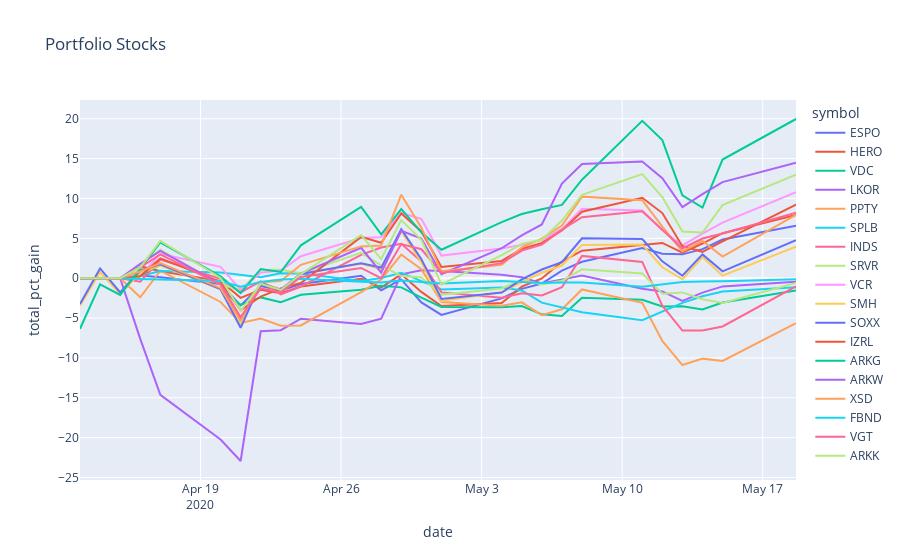

This figure's notebook cell:
### Code cell
fig = px.line(portfolio_stock_stats_combined, x='date', y="total_pct_gain", color="symbol",
              hover_name="symbol", hover_data=['invested_amount', 'market_value', 'unrealized_gain', 
                                               'unrealized_pct_gain', 'realized_gain', 'realized_pct_gain', 
                                               'total_gain', 'total_pct_gain', 'open', 'close', 'high', 
                                               'low', 'volume', 'quantity', 'average_cost', 'company_name'],
              title='Portfolio Stocks')
fig.show()

### Figure 1 — Plotly figure (JSON) as saved in the notebook; plotly's stock layout.template omitted (floating-point values rounded to 4 significant figures; data arrays with more than 128 entries replaced by an {"elided": "..."} marker saying what was removed)
{"data": [{"customdata": {"elided": "26x16 mixed values"}, "hovertemplate": "<b>%{hovertext}</b><br><br>symbol=ESPO<br>date=%{x}<br>total_pct_gain=%{customdata[7]}<br>invested_amount=%{customdata[0]}<br>market_value=%{customdata[1]}<br>unrealized_gain=%{customdata[2]}<br>unrealized_pct_gain=%{customdata[3]}<br>realized_gain=%{customdata[4]}<br>realized_pct_gain=%{customdata[5]}<br>total_gain=%{customdata[6]}<br>open=%{customdata[8]}<br>close=%{customdata[9]}<br>high=%{customdata[10]}<br>low=%{customdata[11]}<br>volume=%{customdata[12]}<br>quantity=%{customdata[13]}<br>average_cost=%{customdata[14]}<br>company_name=%{customdata[15]}<extra></extra>", "hovertext": ["ESPO", "ESPO", "ESPO", "ESPO", "ESPO", "ESPO", "ESPO", "ESPO", "ESPO", "ESPO", "ESPO", "ESPO", "ESPO", "ESPO", "ESPO", "ESPO", "ESPO", "ESPO", "ESPO", "ESPO", "ESPO", "ESPO", "ESPO", "ESPO", "ESPO", "ESPO"], "legendgroup": "ESPO", "line": {"color": "#636efa", "dash": "solid"}, "mode": "lines", "name": "ESPO", "showlegend": true, "type": "scatter", "x": ["2020-04-13T00:00:00", "2020-04-14T00:00:00", "2020-04-15T00:00:00", "2020-04-16T00:00:00", "2020-04-17T00:00:00", "2020-04-20T00:00:00", "2020-04-21T00:00:00", "2020-04-22T00:00:00", "2020-04-23T00:00:00", "2020-04-24T00:00:00", "2020-04-27T00:00:00", "2020-04-28T00:00:00", "2020-04-29T00:00:00", "2020-04-30T00:00:00", "2020-05-01T00:00:00", "2020-05-04T00:00:00", "2020-05-05T00:00:00", "2020-05-06T00:00:00", "2020-05-07T00:00:00", "2020-05-08T00:00:00", "2020-05-11T00:00:00", "2020-05-12T00:00:00", "2020-05-13T00:00:00", "2020-05-14T00:00:00", "2020-05-15T00:00:00", "2020-05-18T15:46:45"], "xaxis": "x", "y": [0, 0, 0, 0.33, 0.13, -0.74, -3.41, -0.97, -1.54, -0.74, 0.31, -1.53, -0.15, -3.04, -4.6, -2.53, -1.34, -0.67, 0.94, 2.06, 3.78, 3.06, 2.99, 3.64, 4.85, 6.58], "yaxis": "y"}, {"customdata": {"elided": "26x16 mixed values"}, "hovertemplate": "<b>%{hovertext}</b><br><br>symbol=HERO<br>date=%{x}<br>total_pct_gain=%{customdata[7]}<br>invested_amount=%{customdata[0]}<br>market_value=%{customdata[1]}<br>unrealized_gain=%{customdata[2]}<br>unrealized_pct_gain=%{customdata[3]}<br>realized_gain=%{customdata[4]}<br>realized_pct_gain=%{customdata[5]}<br>total_gain=%{customdata[6]}<br>open=%{customdata[8]}<br>close=%{customdata[9]}<br>high=%{customdata[10]}<br>low=%{customdata[11]}<br>volume=%{customdata[12]}<br>quantity=%{customdata[13]}<br>average_cost=%{customdata[14]}<br>company_name=%{customdata[15]}<extra></extra>", "hovertext": ["HERO", "HERO", "HERO", "HERO", "HERO", "HERO", "HERO", "HERO", "HERO", "HERO", "HERO", "HERO", "HERO", "HERO", "HERO", "HERO", "HERO", "HERO", "HERO", "HERO", "HERO", "HERO", "HERO", "HERO", "HERO", "HERO"], "legendgroup": "HERO", "line": {"color": "#EF553B", "dash": "solid"}, "mode": "lines", "name": "HERO", "showlegend": true, "type": "scatter", "x": ["2020-04-13T00:00:00", "2020-04-14T00:00:00", "2020-04-15T00:00:00", "2020-04-16T00:00:00", "2020-04-17T00:00:00", "2020-04-20T00:00:00", "2020-04-21T00:00:00", "2020-04-22T00:00:00", "2020-04-23T00:00:00", "2020-04-24T00:00:00", "2020-04-27T00:00:00", "2020-04-28T00:00:00", "2020-04-29T00:00:00", "2020-04-30T00:00:00", "2020-05-01T00:00:00", "2020-05-04T00:00:00", "2020-05-05T00:00:00", "2020-05-06T00:00:00", "2020-05-07T00:00:00", "2020-05-08T00:00:00", "2020-05-11T00:00:00", "2020-05-12T00:00:00", "2020-05-13T00:00:00", "2020-05-14T00:00:00", "2020-05-15T00:00:00", "2020-05-18T15:46:45"], "xaxis": "x", "y": [0, 0, 0, 1.51, 0.87, -0.36, -2.47, -1.45, -1.89, -1.05, -0.06, -1.17, 0.49, -1.72, -3.49, -3.1, -1.06, -0.03, 2.07, 3.45, 4.14, 4.42, 3.22, 4.35, 5.65, 7.93], "yaxis": "y"}, {"customdata": {"elided": "26x16 mixed values"}, "hovertemplate": "<b>%{hovertext}</b><br><br>symbol=VDC<br>date=%{x}<br>total_pct_gain=%{customdata[7]}<br>invested_amount=%{customdata[0]}<br>market_value=%{customdata[1]}<br>unrealized_gain=%{customdata[2]}<br>unrealized_pct_gain=%{customdata[3]}<br>realized_gain=%{customdata[4]}<br>realized_pct_gain=%{customdata[5]}<br>total_gain=%{customdata[6]}<br>open=%{customdata[8]}<br>close=%{customdata[9]}<br>high=%{customdata[10]}<br>low=%{customdata[11]}<br>volume=%{customdata[12]}<br>quantity=%{customdata[13]}<br>average_cost=%{customdata[14]}<br>company_name=%{customdata[15]}<extra></extra>", "hovertext": ["VDC", "VDC", "VDC", "VDC", "VDC", "VDC", "VDC", "VDC", "VDC", "VDC", "VDC", "VDC", "VDC", "VDC", "VDC", "VDC", "VDC", "VDC", "VDC", "VDC", "VDC", "VDC", "VDC", "VDC", "VDC", "VDC"], "legendgroup": "VDC", "line": {"color": "#00cc96", "dash": "solid"}, "mode": "lines", "name": "VDC", "showlegend": true, "type": "scatter", "x": ["2020-04-13T00:00:00", "2020-04-14T00:00:00", "2020-04-15T00:00:00", "2020-04-16T00:00:00", "2020-04-17T00:00:00", "2020-04-20T00:00:00", "2020-04-21T00:00:00", "2020-04-22T00:00:00", "2020-04-23T00:00:00", "2020-04-24T00:00:00", "2020-04-27T00:00:00", "2020-04-28T00:00:00", "2020-04-29T00:00:00", "2020-04-30T00:00:00", "2020-05-01T00:00:00", "2020-05-04T00:00:00", "2020-05-05T00:00:00", "2020-05-06T00:00:00", "2020-05-07T00:00:00", "2020-05-08T00:00:00", "2020-05-11T00:00:00", "2020-05-12T00:00:00", "2020-05-13T00:00:00", "2020-05-14T00:00:00", "2020-05-15T00:00:00", "2020-05-18T15:46:45"], "xaxis": "x", "y": [0, 0, 0, 0.23, 1.71, -1.36, -3.35, -2.41, -3.02, -2.08, -1.45, -0.95, -1.15, -2.43, -3.6, -3.64, -3.5, -4.53, -4.74, -2.44, -2.71, -3.54, -3.52, -3.92, -3.04, -1.55], "yaxis": "y"}, {"customdata": {"elided": "26x16 mixed values"}, "hovertemplate": "<b>%{hovertext}</b><br><br>symbol=LKOR<br>date=%{x}<br>total_pct_gain=%{customdata[7]}<br>invested_amount=%{customdata[0]}<br>market_value=%{customdata[1]}<br>unrealized_gain=%{customdata[2]}<br>unrealized_pct_gain=%{customdata[3]}<br>realized_gain=%{customdata[4]}<br>realized_pct_gain=%{customdata[5]}<br>total_gain=%{customdata[6]}<br>open=%{customdata[8]}<br>close=%{customdata[9]}<br>high=%{customdata[10]}<br>low=%{customdata[11]}<br>volume=%{customdata[12]}<br>quantity=%{customdata[13]}<br>average_cost=%{customdata[14]}<br>company_name=%{customdata[15]}<extra></extra>", "hovertext": ["LKOR", "LKOR", "LKOR", "LKOR", "LKOR", "LKOR", "LKOR", "LKOR", "LKOR", "LKOR", "LKOR", "LKOR", "LKOR", "LKOR", "LKOR", "LKOR", "LKOR", "LKOR", "LKOR", "LKOR", "LKOR", "LKOR", "LKOR", "LKOR", "LKOR", "LKOR"], "legendgroup": "LKOR", "line": {"color": "#ab63fa", "dash": "solid"}, "mode": "lines", "name": "LKOR", "showlegend": true, "type": "scatter", "x": ["2020-04-13T00:00:00", "2020-04-14T00:00:00", "2020-04-15T00:00:00", "2020-04-16T00:00:00", "2020-04-17T00:00:00", "2020-04-20T00:00:00", "2020-04-21T00:00:00", "2020-04-22T00:00:00", "2020-04-23T00:00:00", "2020-04-24T00:00:00", "2020-04-27T00:00:00", "2020-04-28T00:00:00", "2020-04-29T00:00:00", "2020-04-30T00:00:00", "2020-05-01T00:00:00", "2020-05-04T00:00:00", "2020-05-05T00:00:00", "2020-05-06T00:00:00", "2020-05-07T00:00:00", "2020-05-08T00:00:00", "2020-05-11T00:00:00", "2020-05-12T00:00:00", "2020-05-13T00:00:00", "2020-05-14T00:00:00", "2020-05-15T00:00:00", "2020-05-18T15:46:45"], "xaxis": "x", "y": [0, 0, 0, -7.61, -14.64, -20.24, -22.93, -6.66, -6.52, -5.08, -5.75, -5.08, 0.48, 1.01, 0.91, 0.43, 0.11, -0.66, -0.16, 0.33, -1.31, -1.66, -2.84, -1.81, -1.03, -0.44], "yaxis": "y"}, {"customdata": {"elided": "26x16 mixed values"}, "hovertemplate": "<b>%{hovertext}</b><br><br>symbol=PPTY<br>date=%{x}<br>total_pct_gain=%{customdata[7]}<br>invested_amount=%{customdata[0]}<br>market_value=%{customdata[1]}<br>unrealized_gain=%{customdata[2]}<br>unrealized_pct_gain=%{customdata[3]}<br>realized_gain=%{customdata[4]}<br>realized_pct_gain=%{customdata[5]}<br>total_gain=%{customdata[6]}<br>open=%{customdata[8]}<br>close=%{customdata[9]}<br>high=%{customdata[10]}<br>low=%{customdata[11]}<br>volume=%{customdata[12]}<br>quantity=%{customdata[13]}<br>average_cost=%{customdata[14]}<br>company_name=%{customdata[15]}<extra></extra>", "hovertext": ["PPTY", "PPTY", "PPTY", "PPTY", "PPTY", "PPTY", "PPTY", "PPTY", "PPTY", "PPTY", "PPTY", "PPTY", "PPTY", "PPTY", "PPTY", "PPTY", "PPTY", "PPTY", "PPTY", "PPTY", "PPTY", "PPTY", "PPTY", "PPTY", "PPTY", "PPTY"], "legendgroup": "PPTY", "line": {"color": "#FFA15A", "dash": "solid"}, "mode": "lines", "name": "PPTY", "showlegend": true, "type": "scatter", "x": ["2020-04-13T00:00:00", "2020-04-14T00:00:00", "2020-04-15T00:00:00", "2020-04-16T00:00:00", "2020-04-17T00:00:00", "2020-04-20T00:00:00", "2020-04-21T00:00:00", "2020-04-22T00:00:00", "2020-04-23T00:00:00", "2020-04-24T00:00:00", "2020-04-27T00:00:00", "2020-04-28T00:00:00", "2020-04-29T00:00:00", "2020-04-30T00:00:00", "2020-05-01T00:00:00", "2020-05-04T00:00:00", "2020-05-05T00:00:00", "2020-05-06T00:00:00", "2020-05-07T00:00:00", "2020-05-08T00:00:00", "2020-05-11T00:00:00", "2020-05-12T00:00:00", "2020-05-13T00:00:00", "2020-05-14T00:00:00", "2020-05-15T00:00:00", "2020-05-18T15:46:45"], "xaxis": "x", "y": [0, 0, 0, -2.39, 0.94, -2.98, -5.61, -5.06, -5.96, -5.92, -1.74, -0.16, 2.96, 1.13, -3, -3.47, -3.03, -4.64, -3.9, -1.41, -3.08, -7.87, -10.89, -10.09, -10.37, -5.65], "yaxis": "y"}, {"customdata": {"elided": "26x16 mixed values"}, "hovertemplate": "<b>%{hovertext}</b><br><br>symbol=SPLB<br>date=%{x}<br>total_pct_gain=%{customdata[7]}<br>invested_amount=%{customdata[0]}<br>market_value=%{customdata[1]}<br>unrealized_gain=%{customdata[2]}<br>unrealized_pct_gain=%{customdata[3]}<br>realized_gain=%{customdata[4]}<br>realized_pct_gain=%{customdata[5]}<br>total_gain=%{customdata[6]}<br>open=%{customdata[8]}<br>close=%{customdata[9]}<br>high=%{customdata[10]}<br>low=%{customdata[11]}<br>volume=%{customdata[12]}<br>quantity=%{customdata[13]}<br>average_cost=%{customdata[14]}<br>company_name=%{customdata[15]}<extra></extra>", "hovertext": ["SPLB", "SPLB", "SPLB", "SPLB", "SPLB", "SPLB", "SPLB", "SPLB", "SPLB", "SPLB", "SPLB", "SPLB", "SPLB", "SPLB", "SPLB", "SPLB", "SPLB", "SPLB", "SPLB", "SPLB", "SPLB", "SPLB", "SPLB", "SPLB", "SPLB", "SPLB"], "legendgroup": "SPLB", "line": {"color": "#19d3f3", "dash": "solid"}, "mode": "lines", "name": "SPLB", "showlegend": true, "type": "scatter", "x": ["2020-04-13T00:00:00", "2020-04-14T00:00:00", "2020-04-15T00:00:00", "2020-04-16T00:00:00", "2020-04-17T00:00:00", "2020-04-20T00:00:00", "2020-04-21T00:00:00", "2020-04-22T00:00:00", "2020-04-23T00:00:00", "2020-04-24T00:00:00", "2020-04-27T00:00:00", "2020-04-28T00:00:00", "2020-04-29T00:00:00", "2020-04-30T00:00:00", "2020-05-01T00:00:00", "2020-05-04T00:00:00", "2020-05-05T00:00:00", "2020-05-06T00:00:00", "2020-05-07T00:00:00", "2020-05-08T00:00:00", "2020-05-11T00:00:00", "2020-05-12T00:00:00", "2020-05-13T00:00:00", "2020-05-14T00:00:00", "2020-05-15T00:00:00", "2020-05-18T15:46:45"], "xaxis": "x", "y": [0, 0, 0, 0.26, 0.91, 0.72, 0.39, 0.13, 0.62, 0.59, -0.36, 0.03, 0.69, -0.33, -1.41, -1.18, -1.54, -3.07, -3.63, -4.28, -5.27, -4.19, -3.09, -2.27, -1.68, -1.12], "yaxis": "y"}, {"customdata": {"elided": "26x16 mixed values"}, "hovertemplate": "<b>%{hovertext}</b><br><br>symbol=INDS<br>date=%{x}<br>total_pct_gain=%{customdata[7]}<br>invested_amount=%{customdata[0]}<br>market_value=%{customdata[1]}<br>unrealized_gain=%{customdata[2]}<br>unrealized_pct_gain=%{customdata[3]}<br>realized_gain=%{customdata[4]}<br>realized_pct_gain=%{customdata[5]}<br>total_gain=%{customdata[6]}<br>open=%{customdata[8]}<br>close=%{customdata[9]}<br>high=%{customdata[10]}<br>low=%{customdata[11]}<br>volume=%{customdata[12]}<br>quantity=%{customdata[13]}<br>average_cost=%{customdata[14]}<br>company_name=%{customdata[15]}<extra></extra>", "hovertext": ["INDS", "INDS", "INDS", "INDS", "INDS", "INDS", "INDS", "INDS", "INDS", "INDS", "INDS", "INDS", "INDS", "INDS", "INDS", "INDS", "INDS", "INDS", "INDS", "INDS", "INDS", "INDS", "INDS", "INDS", "INDS", "INDS"], "legendgroup": "INDS", "line": {"color": "#FF6692", "dash": "solid"}, "mode": "lines", "name": "INDS", "showlegend": true, "type": "scatter", "x": ["2020-04-13T00:00:00", "2020-04-14T00:00:00", "2020-04-15T00:00:00", "2020-04-16T00:00:00", "2020-04-17T00:00:00", "2020-04-20T00:00:00", "2020-04-21T00:00:00", "2020-04-22T00:00:00", "2020-04-23T00:00:00", "2020-04-24T00:00:00", "2020-04-27T00:00:00", "2020-04-28T00:00:00", "2020-04-29T00:00:00", "2020-04-30T00:00:00", "2020-05-01T00:00:00", "2020-05-04T00:00:00", "2020-05-05T00:00:00", "2020-05-06T00:00:00", "2020-05-07T00:00:00", "2020-05-08T00:00:00", "2020-05-11T00:00:00", "2020-05-12T00:00:00", "2020-05-13T00:00:00", "2020-05-14T00:00:00", "2020-05-15T00:00:00", "2020-05-18T15:46:45"], "xaxis": "x", "y": [0, 0, 0, -0.43, 2.35, -0.08, -1.76, -0.41, -2.03, -1.04, 2.92, 3.85, 4.32, 2.1, -1.78, -2.44, -1.9, -2.17, -1.13, 2.8, 2.04, -3.45, -6.57, -6.57, -6.05, -1.02], "yaxis": "y"}, {"customdata": {"elided": "26x16 mixed values"}, "hovertemplate": "<b>%{hovertext}</b><br><br>symbol=SRVR<br>date=%{x}<br>total_pct_gain=%{customdata[7]}<br>invested_amount=%{customdata[0]}<br>market_value=%{customdata[1]}<br>unrealized_gain=%{customdata[2]}<br>unrealized_pct_gain=%{customdata[3]}<br>realized_gain=%{customdata[4]}<br>realized_pct_gain=%{customdata[5]}<br>total_gain=%{customdata[6]}<br>open=%{customdata[8]}<br>close=%{customdata[9]}<br>high=%{customdata[10]}<br>low=%{customdata[11]}<br>volume=%{customdata[12]}<br>quantity=%{customdata[13]}<br>average_cost=%{customdata[14]}<br>company_name=%{customdata[15]}<extra></extra>", "hovertext": ["SRVR", "SRVR", "SRVR", "SRVR", "SRVR", "SRVR", "SRVR", "SRVR", "SRVR", "SRVR", "SRVR", "SRVR", "SRVR", "SRVR", "SRVR", "SRVR", "SRVR", "SRVR", "SRVR", "SRVR", "SRVR", "SRVR", "SRVR", "SRVR", "SRVR", "SRVR"], "legendgroup": "SRVR", "line": {"color": "#B6E880", "dash": "solid"}, "mode": "lines", "name": "SRVR", "showlegend": true, "type": "scatter", "x": ["2020-04-13T00:00:00", "2020-04-14T00:00:00", "2020-04-15T00:00:00", "2020-04-16T00:00:00", "2020-04-17T00:00:00", "2020-04-20T00:00:00", "2020-04-21T00:00:00", "2020-04-22T00:00:00", "2020-04-23T00:00:00", "2020-04-24T00:00:00", "2020-04-27T00:00:00", "2020-04-28T00:00:00", "2020-04-29T00:00:00", "2020-04-30T00:00:00", "2020-05-01T00:00:00", "2020-05-04T00:00:00", "2020-05-05T00:00:00", "2020-05-06T00:00:00", "2020-05-07T00:00:00", "2020-05-08T00:00:00", "2020-05-11T00:00:00", "2020-05-12T00:00:00", "2020-05-13T00:00:00", "2020-05-14T00:00:00", "2020-05-15T00:00:00", "2020-05-18T15:46:45"], "xaxis": "x", "y": [0, 0, 0, 1.69, 3.58, -0.81, -1.47, 1.02, 1.05, 0.63, 3.18, 1.62, 0.27, 0.09, -2.07, -1.29, -0.21, -0.78, -0.33, 1.11, 0.6, -1.95, -1.78, -2.63, -3.11, -0.59], "yaxis": "y"}, {"customdata": {"elided": "26x16 mixed values"}, "hovertemplate": "<b>%{hovertext}</b><br><br>symbol=VCR<br>date=%{x}<br>total_pct_gain=%{customdata[7]}<br>invested_amount=%{customdata[0]}<br>market_value=%{customdata[1]}<br>unrealized_gain=%{customdata[2]}<br>unrealized_pct_gain=%{customdata[3]}<br>realized_gain=%{customdata[4]}<br>realized_pct_gain=%{customdata[5]}<br>total_gain=%{customdata[6]}<br>open=%{customdata[8]}<br>close=%{customdata[9]}<br>high=%{customdata[10]}<br>low=%{customdata[11]}<br>volume=%{customdata[12]}<br>quantity=%{customdata[13]}<br>average_cost=%{customdata[14]}<br>company_name=%{customdata[15]}<extra></extra>", "hovertext": ["VCR", "VCR", "VCR", "VCR", "VCR", "VCR", "VCR", "VCR", "VCR", "VCR", "VCR", "VCR", "VCR", "VCR", "VCR", "VCR", "VCR", "VCR", "VCR", "VCR", "VCR", "VCR", "VCR", "VCR", "VCR", "VCR"], "legendgroup": "VCR", "line": {"color": "#FF97FF", "dash": "solid"}, "mode": "lines", "name": "VCR", "showlegend": true, "type": "scatter", "x": ["2020-04-13T00:00:00", "2020-04-14T00:00:00", "2020-04-15T00:00:00", "2020-04-16T00:00:00", "2020-04-17T00:00:00", "2020-04-20T00:00:00", "2020-04-21T00:00:00", "2020-04-22T00:00:00", "2020-04-23T00:00:00", "2020-04-24T00:00:00", "2020-04-27T00:00:00", "2020-04-28T00:00:00", "2020-04-29T00:00:00", "2020-04-30T00:00:00", "2020-05-01T00:00:00", "2020-05-04T00:00:00", "2020-05-05T00:00:00", "2020-05-06T00:00:00", "2020-05-07T00:00:00", "2020-05-08T00:00:00", "2020-05-11T00:00:00", "2020-05-12T00:00:00", "2020-05-13T00:00:00", "2020-05-14T00:00:00", "2020-05-15T00:00:00", "2020-05-18T15:46:45"], "xaxis": "x", "y": [0, 0, 0, 0.28, 3.05, 1.42, -1.46, 0.7, 0.96, 2.75, 5.03, 5.14, 8.18, 7.45, 2.84, 3.73, 4.18, 4.82, 6.16, 8.72, 8.49, 6.02, 4.11, 5.59, 6.98, 10.78], "yaxis": "y"}, {"customdata": {"elided": "26x16 mixed values"}, "hovertemplate": "<b>%{hovertext}</b><br><br>symbol=SMH<br>date=%{x}<br>total_pct_gain=%{customdata[7]}<br>invested_amount=%{customdata[0]}<br>market_value=%{customdata[1]}<br>unrealized_gain=%{customdata[2]}<br>unrealized_pct_gain=%{customdata[3]}<br>realized_gain=%{customdata[4]}<br>realized_pct_gain=%{customdata[5]}<br>total_gain=%{customdata[6]}<br>open=%{customdata[8]}<br>close=%{customdata[9]}<br>high=%{customdata[10]}<br>low=%{customdata[11]}<br>volume=%{customdata[12]}<br>quantity=%{customdata[13]}<br>average_cost=%{customdata[14]}<br>company_name=%{customdata[15]}<extra></extra>", "hovertext": ["SMH", "SMH", "SMH", "SMH", "SMH", "SMH", "SMH", "SMH", "SMH", "SMH", "SMH", "SMH", "SMH", "SMH", "SMH", "SMH", "SMH", "SMH", "SMH", "SMH", "SMH", "SMH", "SMH", "SMH", "SMH", "SMH"], "legendgroup": "SMH", "line": {"color": "#FECB52", "dash": "solid"}, "mode": "lines", "name": "SMH", "showlegend": true, "type": "scatter", "x": ["2020-04-13T00:00:00", "2020-04-14T00:00:00", "2020-04-15T00:00:00", "2020-04-16T00:00:00", "2020-04-17T00:00:00", "2020-04-20T00:00:00", "2020-04-21T00:00:00", "2020-04-22T00:00:00", "2020-04-23T00:00:00", "2020-04-24T00:00:00", "2020-04-27T00:00:00", "2020-04-28T00:00:00", "2020-04-29T00:00:00", "2020-04-30T00:00:00", "2020-05-01T00:00:00", "2020-05-04T00:00:00", "2020-05-05T00:00:00", "2020-05-06T00:00:00", "2020-05-07T00:00:00", "2020-05-08T00:00:00", "2020-05-11T00:00:00", "2020-05-12T00:00:00", "2020-05-13T00:00:00", "2020-05-14T00:00:00", "2020-05-15T00:00:00", "2020-05-18T15:46:45"], "xaxis": "x", "y": [-3.47, 0.75, -1.96, 0.64, 1.62, -1.41, -5.83, -0.51, -1.42, 0.57, 1.81, 1.13, 5.88, 1.96, -2.85, -1.77, -0.49, 0.68, 1.59, 4.18, 4.24, 1.37, -0.14, 2.66, 0.32, 3.95], "yaxis": "y"}, {"customdata": {"elided": "26x16 mixed values"}, "hovertemplate": "<b>%{hovertext}</b><br><br>symbol=SOXX<br>date=%{x}<br>total_pct_gain=%{customdata[7]}<br>invested_amount=%{customdata[0]}<br>market_value=%{customdata[1]}<br>unrealized_gain=%{customdata[2]}<br>unrealized_pct_gain=%{customdata[3]}<br>realized_gain=%{customdata[4]}<br>realized_pct_gain=%{customdata[5]}<br>total_gain=%{customdata[6]}<br>open=%{customdata[8]}<br>close=%{customdata[9]}<br>high=%{customdata[10]}<br>low=%{customdata[11]}<br>volume=%{customdata[12]}<br>quantity=%{customdata[13]}<br>average_cost=%{customdata[14]}<br>company_name=%{customdata[15]}<extra></extra>", "hovertext": ["SOXX", "SOXX", "SOXX", "SOXX", "SOXX", "SOXX", "SOXX", "SOXX", "SOXX", "SOXX", "SOXX", "SOXX", "SOXX", "SOXX", "SOXX", "SOXX", "SOXX", "SOXX", "SOXX", "SOXX", "SOXX", "SOXX", "SOXX", "SOXX", "SOXX", "SOXX"], "legendgroup": "SOXX", "line": {"color": "#636efa", "dash": "solid"}, "mode": "lines", "name": "SOXX", "showlegend": true, "type": "scatter", "x": ["2020-04-13T00:00:00", "2020-04-14T00:00:00", "2020-04-15T00:00:00", "2020-04-16T00:00:00", "2020-04-17T00:00:00", "2020-04-20T00:00:00", "2020-04-21T00:00:00", "2020-04-22T00:00:00", "2020-04-23T00:00:00", "2020-04-24T00:00:00", "2020-04-27T00:00:00", "2020-04-28T00:00:00", "2020-04-29T00:00:00", "2020-04-30T00:00:00", "2020-05-01T00:00:00", "2020-05-04T00:00:00", "2020-05-05T00:00:00", "2020-05-06T00:00:00", "2020-05-07T00:00:00", "2020-05-08T00:00:00", "2020-05-11T00:00:00", "2020-05-12T00:00:00", "2020-05-13T00:00:00", "2020-05-14T00:00:00", "2020-05-15T00:00:00", "2020-05-18T15:46:45"], "xaxis": "x", "y": [-3.24, 1.23, -1.79, 0.97, 1.75, -1.38, -6.22, -0.54, -1.53, 0.52, 1.86, 1.33, 6.14, 2.39, -2.6, -1.79, -0.14, 1.09, 2, 5.01, 4.91, 2.12, 0.31, 2.99, 0.86, 4.77], "yaxis": "y"}, {"customdata": {"elided": "26x16 mixed values"}, "hovertemplate": "<b>%{hovertext}</b><br><br>symbol=IZRL<br>date=%{x}<br>total_pct_gain=%{customdata[7]}<br>invested_amount=%{customdata[0]}<br>market_value=%{customdata[1]}<br>unrealized_gain=%{customdata[2]}<br>unrealized_pct_gain=%{customdata[3]}<br>realized_gain=%{customdata[4]}<br>realized_pct_gain=%{customdata[5]}<br>total_gain=%{customdata[6]}<br>open=%{customdata[8]}<br>close=%{customdata[9]}<br>high=%{customdata[10]}<br>low=%{customdata[11]}<br>volume=%{customdata[12]}<br>quantity=%{customdata[13]}<br>average_cost=%{customdata[14]}<br>company_name=%{customdata[15]}<extra></extra>", "hovertext": ["IZRL", "IZRL", "IZRL", "IZRL", "IZRL", "IZRL", "IZRL", "IZRL", "IZRL", "IZRL", "IZRL", "IZRL", "IZRL", "IZRL", "IZRL", "IZRL", "IZRL", "IZRL", "IZRL", "IZRL", "IZRL", "IZRL", "IZRL", "IZRL", "IZRL", "IZRL"], "legendgroup": "IZRL", "line": {"color": "#EF553B", "dash": "solid"}, "mode": "lines", "name": "IZRL", "showlegend": true, "type": "scatter", "x": ["2020-04-13T00:00:00", "2020-04-14T00:00:00", "2020-04-15T00:00:00", "2020-04-16T00:00:00", "2020-04-17T00:00:00", "2020-04-20T00:00:00", "2020-04-21T00:00:00", "2020-04-22T00:00:00", "2020-04-23T00:00:00", "2020-04-24T00:00:00", "2020-04-27T00:00:00", "2020-04-28T00:00:00", "2020-04-29T00:00:00", "2020-04-30T00:00:00", "2020-05-01T00:00:00", "2020-05-04T00:00:00", "2020-05-05T00:00:00", "2020-05-06T00:00:00", "2020-05-07T00:00:00", "2020-05-08T00:00:00", "2020-05-11T00:00:00", "2020-05-12T00:00:00", "2020-05-13T00:00:00", "2020-05-14T00:00:00", "2020-05-15T00:00:00", "2020-05-18T15:46:45"], "xaxis": "x", "y": [0, 0, 0, 0.25, 2.48, -0.45, -4.04, -2.3, -1.27, -0.61, 5.18, 4.45, 8.12, 5.87, 1.41, 2.16, 3.67, 4.43, 6, 8.34, 10.09, 8.17, 4.01, 3.31, 4.62, 9.23], "yaxis": "y"}, {"customdata": {"elided": "26x16 mixed values"}, "hovertemplate": "<b>%{hovertext}</b><br><br>symbol=ARKG<br>date=%{x}<br>total_pct_gain=%{customdata[7]}<br>invested_amount=%{customdata[0]}<br>market_value=%{customdata[1]}<br>unrealized_gain=%{customdata[2]}<br>unrealized_pct_gain=%{customdata[3]}<br>realized_gain=%{customdata[4]}<br>realized_pct_gain=%{customdata[5]}<br>total_gain=%{customdata[6]}<br>open=%{customdata[8]}<br>close=%{customdata[9]}<br>high=%{customdata[10]}<br>low=%{customdata[11]}<br>volume=%{customdata[12]}<br>quantity=%{customdata[13]}<br>average_cost=%{customdata[14]}<br>company_name=%{customdata[15]}<extra></extra>", "hovertext": ["ARKG", "ARKG", "ARKG", "ARKG", "ARKG", "ARKG", "ARKG", "ARKG", "ARKG", "ARKG", "ARKG", "ARKG", "ARKG", "ARKG", "ARKG", "ARKG", "ARKG", "ARKG", "ARKG", "ARKG", "ARKG", "ARKG", "ARKG", "ARKG", "ARKG", "ARKG"], "legendgroup": "ARKG", "line": {"color": "#00cc96", "dash": "solid"}, "mode": "lines", "name": "ARKG", "showlegend": true, "type": "scatter", "x": ["2020-04-13T00:00:00", "2020-04-14T00:00:00", "2020-04-15T00:00:00", "2020-04-16T00:00:00", "2020-04-17T00:00:00", "2020-04-20T00:00:00", "2020-04-21T00:00:00", "2020-04-22T00:00:00", "2020-04-23T00:00:00", "2020-04-24T00:00:00", "2020-04-27T00:00:00", "2020-04-28T00:00:00", "2020-04-29T00:00:00", "2020-04-30T00:00:00", "2020-05-01T00:00:00", "2020-05-04T00:00:00", "2020-05-05T00:00:00", "2020-05-06T00:00:00", "2020-05-07T00:00:00", "2020-05-08T00:00:00", "2020-05-11T00:00:00", "2020-05-12T00:00:00", "2020-05-13T00:00:00", "2020-05-14T00:00:00", "2020-05-15T00:00:00", "2020-05-18T15:46:45"], "xaxis": "x", "y": [-6.34, -0.78, -2.09, 1.15, 4.5, 0.22, -1.88, 1.16, 0.78, 4.12, 8.94, 5.5, 8.67, 5.76, 3.57, 7.03, 8.05, 8.64, 9.19, 12.36, 19.74, 17.32, 10.4, 8.86, 14.88, 19.97], "yaxis": "y"}, {"customdata": {"elided": "26x16 mixed values"}, "hovertemplate": "<b>%{hovertext}</b><br><br>symbol=ARKW<br>date=%{x}<br>total_pct_gain=%{customdata[7]}<br>invested_amount=%{customdata[0]}<br>market_value=%{customdata[1]}<br>unrealized_gain=%{customdata[2]}<br>unrealized_pct_gain=%{customdata[3]}<br>realized_gain=%{customdata[4]}<br>realized_pct_gain=%{customdata[5]}<br>total_gain=%{customdata[6]}<br>open=%{customdata[8]}<br>close=%{customdata[9]}<br>high=%{customdata[10]}<br>low=%{customdata[11]}<br>volume=%{customdata[12]}<br>quantity=%{customdata[13]}<br>average_cost=%{customdata[14]}<br>company_name=%{customdata[15]}<extra></extra>", "hovertext": ["ARKW", "ARKW", "ARKW", "ARKW", "ARKW", "ARKW", "ARKW", "ARKW", "ARKW", "ARKW", "ARKW", "ARKW", "ARKW", "ARKW", "ARKW", "ARKW", "ARKW", "ARKW", "ARKW", "ARKW", "ARKW", "ARKW", "ARKW", "ARKW", "ARKW", "ARKW"], "legendgroup": "ARKW", "line": {"color": "#ab63fa", "dash": "solid"}, "mode": "lines", "name": "ARKW", "showlegend": true, "type": "scatter", "x": ["2020-04-13T00:00:00", "2020-04-14T00:00:00", "2020-04-15T00:00:00", "2020-04-16T00:00:00", "2020-04-17T00:00:00", "2020-04-20T00:00:00", "2020-04-21T00:00:00", "2020-04-22T00:00:00", "2020-04-23T00:00:00", "2020-04-24T00:00:00", "2020-04-27T00:00:00", "2020-04-28T00:00:00", "2020-04-29T00:00:00", "2020-04-30T00:00:00", "2020-05-01T00:00:00", "2020-05-04T00:00:00", "2020-05-05T00:00:00", "2020-05-06T00:00:00", "2020-05-07T00:00:00", "2020-05-08T00:00:00", "2020-05-11T00:00:00", "2020-05-12T00:00:00", "2020-05-13T00:00:00", "2020-05-14T00:00:00", "2020-05-15T00:00:00", "2020-05-18T15:46:45"], "xaxis": "x", "y": [0, 0, 0, 1.8, 3.42, -0.77, -5.17, -0.74, -1.41, 0.57, 3.81, 0.7, 5.95, 4.98, 0.5, 3.76, 5.38, 6.74, 11.87, 14.33, 14.65, 12.54, 8.91, 10.54, 12.05, 14.48], "yaxis": "y"}, {"customdata": {"elided": "26x16 mixed values"}, "hovertemplate": "<b>%{hovertext}</b><br><br>symbol=XSD<br>date=%{x}<br>total_pct_gain=%{customdata[7]}<br>invested_amount=%{customdata[0]}<br>market_value=%{customdata[1]}<br>unrealized_gain=%{customdata[2]}<br>unrealized_pct_gain=%{customdata[3]}<br>realized_gain=%{customdata[4]}<br>realized_pct_gain=%{customdata[5]}<br>total_gain=%{customdata[6]}<br>open=%{customdata[8]}<br>close=%{customdata[9]}<br>high=%{customdata[10]}<br>low=%{customdata[11]}<br>volume=%{customdata[12]}<br>quantity=%{customdata[13]}<br>average_cost=%{customdata[14]}<br>company_name=%{customdata[15]}<extra></extra>", "hovertext": ["XSD", "XSD", "XSD", "XSD", "XSD", "XSD", "XSD", "XSD", "XSD", "XSD", "XSD", "XSD", "XSD", "XSD", "XSD", "XSD", "XSD", "XSD", "XSD", "XSD", "XSD", "XSD", "XSD", "XSD", "XSD", "XSD"], "legendgroup": "XSD", "line": {"color": "#FFA15A", "dash": "solid"}, "mode": "lines", "name": "XSD", "showlegend": true, "type": "scatter", "x": ["2020-04-13T00:00:00", "2020-04-14T00:00:00", "2020-04-15T00:00:00", "2020-04-16T00:00:00", "2020-04-17T00:00:00", "2020-04-20T00:00:00", "2020-04-21T00:00:00", "2020-04-22T00:00:00", "2020-04-23T00:00:00", "2020-04-24T00:00:00", "2020-04-27T00:00:00", "2020-04-28T00:00:00", "2020-04-29T00:00:00", "2020-04-30T00:00:00", "2020-05-01T00:00:00", "2020-05-04T00:00:00", "2020-05-05T00:00:00", "2020-05-06T00:00:00", "2020-05-07T00:00:00", "2020-05-08T00:00:00", "2020-05-11T00:00:00", "2020-05-12T00:00:00", "2020-05-13T00:00:00", "2020-05-14T00:00:00", "2020-05-15T00:00:00", "2020-05-18T15:46:45"], "xaxis": "x", "y": [0, 0, 0, 0.86, 1.89, -1.25, -5.32, -0.51, -0.34, 1.68, 3.99, 4.1, 10.48, 6.34, 0.86, 1.69, 3.86, 4.97, 6.61, 10.23, 9.79, 6.47, 3.35, 4.68, 2.71, 7.95], "yaxis": "y"}, {"customdata": {"elided": "26x16 mixed values"}, "hovertemplate": "<b>%{hovertext}</b><br><br>symbol=FBND<br>date=%{x}<br>total_pct_gain=%{customdata[7]}<br>invested_amount=%{customdata[0]}<br>market_value=%{customdata[1]}<br>unrealized_gain=%{customdata[2]}<br>unrealized_pct_gain=%{customdata[3]}<br>realized_gain=%{customdata[4]}<br>realized_pct_gain=%{customdata[5]}<br>total_gain=%{customdata[6]}<br>open=%{customdata[8]}<br>close=%{customdata[9]}<br>high=%{customdata[10]}<br>low=%{customdata[11]}<br>volume=%{customdata[12]}<br>quantity=%{customdata[13]}<br>average_cost=%{customdata[14]}<br>company_name=%{customdata[15]}<extra></extra>", "hovertext": ["FBND", "FBND", "FBND", "FBND", "FBND", "FBND", "FBND", "FBND", "FBND", "FBND", "FBND", "FBND", "FBND", "FBND", "FBND", "FBND", "FBND", "FBND", "FBND", "FBND", "FBND", "FBND", "FBND", "FBND", "FBND", "FBND"], "legendgroup": "FBND", "line": {"color": "#19d3f3", "dash": "solid"}, "mode": "lines", "name": "FBND", "showlegend": true, "type": "scatter", "x": ["2020-04-13T00:00:00", "2020-04-14T00:00:00", "2020-04-15T00:00:00", "2020-04-16T00:00:00", "2020-04-17T00:00:00", "2020-04-20T00:00:00", "2020-04-21T00:00:00", "2020-04-22T00:00:00", "2020-04-23T00:00:00", "2020-04-24T00:00:00", "2020-04-27T00:00:00", "2020-04-28T00:00:00", "2020-04-29T00:00:00", "2020-04-30T00:00:00", "2020-05-01T00:00:00", "2020-05-04T00:00:00", "2020-05-05T00:00:00", "2020-05-06T00:00:00", "2020-05-07T00:00:00", "2020-05-08T00:00:00", "2020-05-11T00:00:00", "2020-05-12T00:00:00", "2020-05-13T00:00:00", "2020-05-14T00:00:00", "2020-05-15T00:00:00", "2020-05-18T15:46:45"], "xaxis": "x", "y": [0, 0, 0, -0.11, -0.15, -0.36, -1.06, -0.46, -0.17, -0.06, -0.44, -0.55, -0.29, -0.44, -0.68, -0.34, -0.44, -0.61, -0.53, -0.53, -1.08, -0.81, -0.49, -0.4, -0.38, -0.14], "yaxis": "y"}, {"customdata": {"elided": "26x16 mixed values"}, "hovertemplate": "<b>%{hovertext}</b><br><br>symbol=VGT<br>date=%{x}<br>total_pct_gain=%{customdata[7]}<br>invested_amount=%{customdata[0]}<br>market_value=%{customdata[1]}<br>unrealized_gain=%{customdata[2]}<br>unrealized_pct_gain=%{customdata[3]}<br>realized_gain=%{customdata[4]}<br>realized_pct_gain=%{customdata[5]}<br>total_gain=%{customdata[6]}<br>open=%{customdata[8]}<br>close=%{customdata[9]}<br>high=%{customdata[10]}<br>low=%{customdata[11]}<br>volume=%{customdata[12]}<br>quantity=%{customdata[13]}<br>average_cost=%{customdata[14]}<br>company_name=%{customdata[15]}<extra></extra>", "hovertext": ["VGT", "VGT", "VGT", "VGT", "VGT", "VGT", "VGT", "VGT", "VGT", "VGT", "VGT", "VGT", "VGT", "VGT", "VGT", "VGT", "VGT", "VGT", "VGT", "VGT", "VGT", "VGT", "VGT", "VGT", "VGT", "VGT"], "legendgroup": "VGT", "line": {"color": "#FF6692", "dash": "solid"}, "mode": "lines", "name": "VGT", "showlegend": true, "type": "scatter", "x": ["2020-04-13T00:00:00", "2020-04-14T00:00:00", "2020-04-15T00:00:00", "2020-04-16T00:00:00", "2020-04-17T00:00:00", "2020-04-20T00:00:00", "2020-04-21T00:00:00", "2020-04-22T00:00:00", "2020-04-23T00:00:00", "2020-04-24T00:00:00", "2020-04-27T00:00:00", "2020-04-28T00:00:00", "2020-04-29T00:00:00", "2020-04-30T00:00:00", "2020-05-01T00:00:00", "2020-05-04T00:00:00", "2020-05-05T00:00:00", "2020-05-06T00:00:00", "2020-05-07T00:00:00", "2020-05-08T00:00:00", "2020-05-11T00:00:00", "2020-05-12T00:00:00", "2020-05-13T00:00:00", "2020-05-14T00:00:00", "2020-05-15T00:00:00", "2020-05-18T15:46:45"], "xaxis": "x", "y": [0, 0, 0, 1.36, 2.99, -0.8, -4.88, -1.27, -1.78, 0.16, 1.29, 0.01, 4.28, 3.63, 0.65, 1.89, 3.47, 4.21, 6.09, 7.66, 8.4, 6.07, 3.73, 4.98, 5.6, 8.22], "yaxis": "y"}, {"customdata": {"elided": "26x16 mixed values"}, "hovertemplate": "<b>%{hovertext}</b><br><br>symbol=ARKK<br>date=%{x}<br>total_pct_gain=%{customdata[7]}<br>invested_amount=%{customdata[0]}<br>market_value=%{customdata[1]}<br>unrealized_gain=%{customdata[2]}<br>unrealized_pct_gain=%{customdata[3]}<br>realized_gain=%{customdata[4]}<br>realized_pct_gain=%{customdata[5]}<br>total_gain=%{customdata[6]}<br>open=%{customdata[8]}<br>close=%{customdata[9]}<br>high=%{customdata[10]}<br>low=%{customdata[11]}<br>volume=%{customdata[12]}<br>quantity=%{customdata[13]}<br>average_cost=%{customdata[14]}<br>company_name=%{customdata[15]}<extra></extra>", "hovertext": ["ARKK", "ARKK", "ARKK", "ARKK", "ARKK", "ARKK", "ARKK", "ARKK", "ARKK", "ARKK", "ARKK", "ARKK", "ARKK", "ARKK", "ARKK", "ARKK", "ARKK", "ARKK", "ARKK", "ARKK", "ARKK", "ARKK", "ARKK", "ARKK", "ARKK", "ARKK"], "legendgroup": "ARKK", "line": {"color": "#B6E880", "dash": "solid"}, "mode": "lines", "name": "ARKK", "showlegend": true, "type": "scatter", "x": ["2020-04-13T00:00:00", "2020-04-14T00:00:00", "2020-04-15T00:00:00", "2020-04-16T00:00:00", "2020-04-17T00:00:00", "2020-04-20T00:00:00", "2020-04-21T00:00:00", "2020-04-22T00:00:00", "2020-04-23T00:00:00", "2020-04-24T00:00:00", "2020-04-27T00:00:00", "2020-04-28T00:00:00", "2020-04-29T00:00:00", "2020-04-30T00:00:00", "2020-05-01T00:00:00", "2020-05-04T00:00:00", "2020-05-05T00:00:00", "2020-05-06T00:00:00", "2020-05-07T00:00:00", "2020-05-08T00:00:00", "2020-05-11T00:00:00", "2020-05-12T00:00:00", "2020-05-13T00:00:00", "2020-05-14T00:00:00", "2020-05-15T00:00:00", "2020-05-18T15:46:45"], "xaxis": "x", "y": [0, 0, 0, 1.36, 4.69, 0.03, -4.12, -0.69, -1.47, 0.52, 5.41, 2.4, 7.29, 4.82, -0.77, 2.89, 4.31, 4.82, 7.23, 10.45, 13.06, 10.18, 5.87, 5.72, 9.18, 13], "yaxis": "y"}], "layout": {"legend": {"title": {"text": "symbol"}, "tracegroupgap": 0}, "title": {"text": "Portfolio Stocks"}, "xaxis": {"anchor": "y", "domain": [0, 1], "title": {"text": "date"}}, "yaxis": {"anchor": "x", "domain": [0, 1], "title": {"text": "total_pct_gain"}}}}
